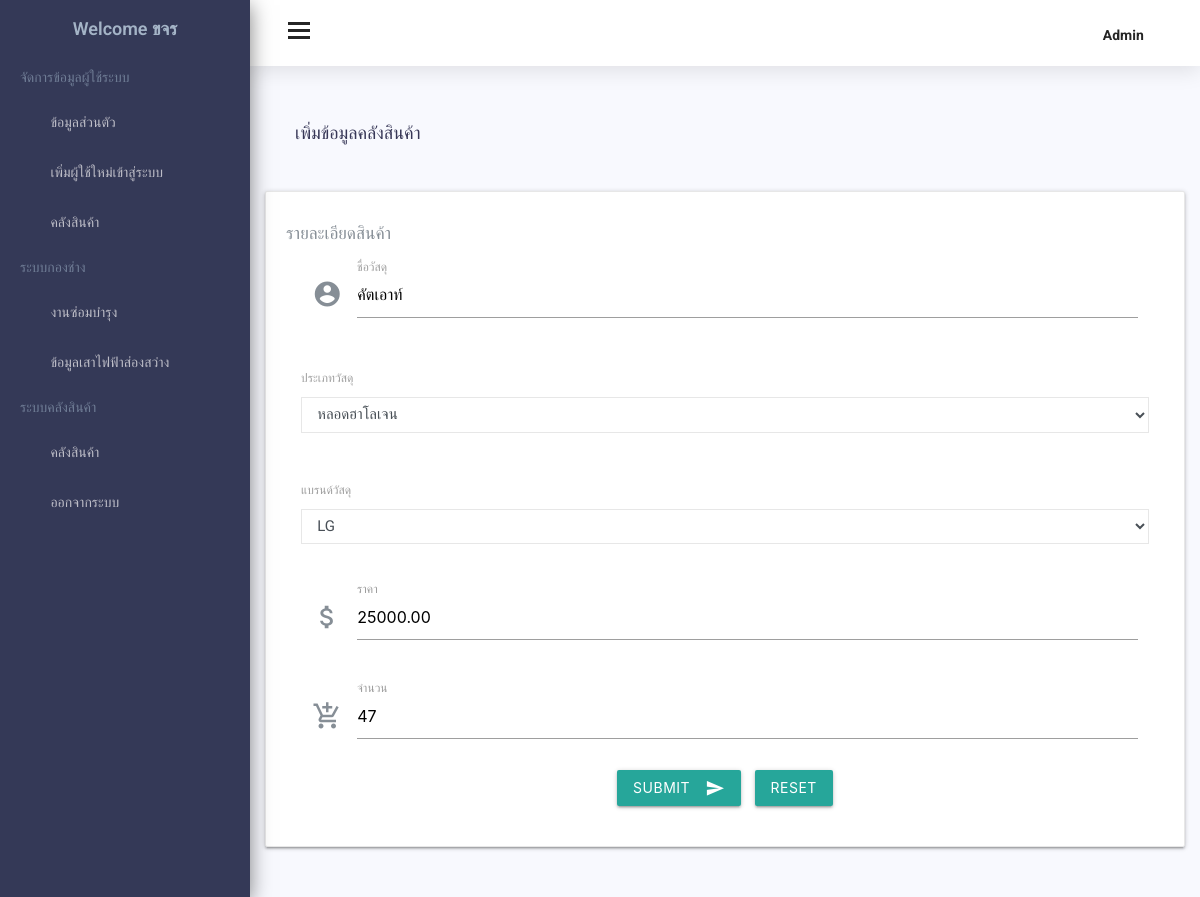
/updatewarehouse.php?stuff_id=5 (signed in), run on the app's committed database.
### tables this page shows
CREATE TABLE `member` (
  `member_id` int(3) UNSIGNED ZEROFILL NOT NULL,
  `member_email` varchar(25) NOT NULL,
  `Password` varchar(20) NOT NULL,
  `conPassword` varchar(20) NOT NULL,
  `member_fname` varchar(30) NOT NULL,
  `member_lname` varchar(30) NOT NULL,
  `member_gender` varchar(4) NOT NULL,
  `member_birthdate` date NOT NULL,
  `member_age` int(2) NOT NULL,
  `member_id_card` char(13) NOT NULL,
  `member_tel` char(11) NOT NULL,
  `member_typeid` int(1) NOT NULL,
  `member_pic` varchar(30) DEFAULT NULL,
  `member_status` char(1) NOT NULL DEFAULT '1'
);

CREATE TABLE `warehouse` (
  `stuff_id` int(5) NOT NULL,
  `stuff_name` varchar(30) NOT NULL,
  `stuff_type` int(2) NOT NULL,
  `stuff_brand` int(2) NOT NULL,
  `stuff_date` date NOT NULL,
  `stuff_price` decimal(7,2) NOT NULL,
  `stuff_amount` int(5) NOT NULL,
  `member_id` int(3) UNSIGNED ZEROFILL NOT NULL
);

### api_retreievewarehousebyid.php (called while the page is built, shortened)
<?php
include("connect.php");
$stuff_id = $_GET['stuff_id'];
$sqlwarehouse = "SELECT * FROM warehouse WHERE stuff_id = $stuff_id";
$resultwarehouse = $conn->query($sqlwarehouse);
?>

### updatewarehouse.php (the view, shortened to what this page needs)
<?php
include("api_retreievewarehousebyid.php");
$con = mysqli_connect("db", "root", "root", "electricity");
mysqli_set_charset($con, 'utf8');
$strSQL = "SELECT * FROM member WHERE member_id = '" . $_SESSION['member_id'] . "' ";
$objQuery = $con->query($strSQL);
$objResult = mysqli_fetch_assoc($objQuery);
$warehouse = mysqli_fetch_assoc($resultwarehouse);
?>
<!DOCTYPE html>
<html lang="en">
<head>
    <link href="assets/css/lib/calendar2/pignose.calendar.min.css" rel="stylesheet">
    <link href="assets/css/lib/chartist/chartist.min.css" rel="stylesheet">
    <link href="assets/css/lib/font-awesome.min.css" rel="stylesheet">
    <link href="assets/css/lib/themify-icons.css" rel="stylesheet">
    <link href="assets/css/lib/owl.carousel.min.css" rel="stylesheet" />
    <link href="assets/css/lib/owl.theme.default.min.css" rel="stylesheet" />
    <link href="assets/css/lib/weather-icons.css" rel="stylesheet" />
    <link href="assets/css/lib/menubar/sidebar.css" rel="stylesheet">
    <link href="assets/css/lib/bootstrap.min.css" rel="stylesheet">
    <link href="assets/css/lib/helper.css" rel="stylesheet">
    <link href="assets/css/style.css" rel="stylesheet">
    <link rel="stylesheet" href="https://cdnjs.cloudflare.com/ajax/libs/materialize/1.0.0/css/materialize.min.css">
</head>
<body>
    <div class="sidebar sidebar-hide-to-small sidebar-shrink sidebar-gestures">
        <div class="nano">
            <div class="nano-content">
                <ul>
                    <div class="logo"><a href="admin_profile.php">
                            <span><span>Welcome </span>
                                <?php echo $objResult["member_fname"]; ?>
                            </span></a>
                    </div>
                    <li class="label">จัดการข้อมูลผู้ใช้ระบบ</li>
                    <li><a href="admin_profile.php"><i class="ti-user"></i> ข้อมูลส่วนตัว </a></li>
                    <li><a href="admin_register.php"><i class="ti-comments-smiley"></i> เพิ่มผู้ใช้ใหม่เข้าสู่ระบบ </a></li>
                    <li><a href="admin_warehouse.php"><i class="ti-comments-smiley"></i> คลังสินค้า </a></li>
                    <li class="label">ระบบกองช่าง</li>
                    <li><a class="sidebar-sub-toggle"><i class="ti-bar-chart-alt"></i> งานซ่อมบำรุง <span class="sidebar-collapse-icon ti-angle-down"></span></a>
                    </li>
                    <li><a href="app-event-calender.html"><i class="ti-calendar"></i> ข้อมูลเสาไฟฟ้าส่องสว่าง </a></li>
                    <li class="label">ระบบคลังสินค้า</li>
                    <li><a class="sidebar-sub-toggle"><i class="ti-bar-chart-alt"></i> คลังสินค้า <span class="sidebar-collapse-icon ti-angle-down"></span></a>
                    <li><a href="logout.php"><i class="ti-close"></i> ออกจากระบบ</a></li>
                </ul>
            </div>
        </div>
    </div>
    <div class="header">
        <div class="container-fluid">
            <div class="row">
                <div class="col-lg-12">
                    <div class="float-left">
                        <div class="hamburger sidebar-toggle">
                            <span class="line"></span>
                            <span class="line"></span>
                            <span class="line"></span>
                        </div>
                    </div>
                    <div class="float-right">
                        <li class="header-icon dib">
                            <span class="user-avatar">
                                <?php
                                if ($member_typeid = 1) {
                                    echo "Admin";
                                } elseif ($member_typeid = 2) {
                                    echo "Supervisor";
                                } elseif ($member_typeid = 2) {
                                    echo "Palad";
                                } else {
                                    echo "Administrator";
                                }
                                ?>
                                <i class="ti-angle-down f-s-10"></i>
                            </span>
                        </li>
                    </div>
                </div>
            </div>
        </div>
    </div>
    <div class="content-wrap">
        <div class="main">
            <div class="container-fluid">
                <div class="row">
                    <div class="col-lg-8 p-r-0 title-margin-right">
                        <div class="page-header">
                            <div class="page-title">
                                <h1>เพิ่มข้อมูลคลังสินค้า <span> </span></h1>
                            </div>
                        </div>
                    </div>
                </div>
                <form action="api_updatewarehouse.php" method="post" name="form1">
                    <div class="card">
                        <div class="card-title">
                            <h6>รายละเอียดสินค้า</h6>
                            <div class="row" style="margin-bottom:0px;">
                                <div class="col-lg-12">
                                    <div class="input-field col s12">
                                        <i class="material-icons prefix">account_circle</i>
                                        <input class="fname" type="text" name="stuff_name" value="<?php echo $warehouse['stuff_name'] ?>" required />
                                        <label for="icon_prefix">ชื่อวัสดุ</label>
                                    </div>
                                </div>
                            </div>
                            <div class="row">
                                <div class="col-lg-12">
                                    <label>ประเภทวัสดุ</label>
                                    <select name="stuff_type" class="form-control">
                                        <option value="3" <?php echo ($warehouse['stuff_type'] == 3 ? "selected" : "") ?>>หลอดฮาโลเจน</option>
                                    </select>
                                </div>
                            </div>
                            <div class="row">
                                <div class="col-lg-12">
                                    <label>แบรนด์วัสดุ</label>
                                    <select name="stuff_brand" class="form-control">
                                        <option value="1" <?php echo ($warehouse['stuff_brand'] == 1 ? "selected" : "") ?>>LG</option>
                                    </select>
                                </div>
                            </div>
                            <div class="row" style="margin-bottom:0px;">
                                <div class="col-lg-12">
                                    <div class="input-field col s12">
                                        <i class="material-icons prefix">attach_money</i>
                                        <input name="stuff_price" class="fname" type="text" value="<?php echo $warehouse['stuff_price']; ?>" required />
                                        <label for="icon_prefix">ราคา</label>
                                    </div>
                                </div>
                            </div>
                            <div class="row" style="margin-bottom:0px;">
                                <div class="col-lg-12">
                                    <div class="input-field col s12">
                                        <i class="material-icons prefix">add_shopping_cart</i>
                                        <input name="stuff_amount" class="fname" type="text" value="<?php echo $warehouse['stuff_amount']; ?>" required />
                                        <label for="icon_prefix">จำนวน</label>
                                    </div>
                                </div>
                            </div>
                        </div>
                        <div class="row">
                            <div class="col-s-3">
                                <button class="btn waves-effect waves-light" type="submit" name="action">Submit
                                    <i class="material-icons right">send</i>
                                </button>
                            </div> &nbsp;&nbsp;&nbsp;&nbsp;
                            <div class="col-s-3">
                                <button class="btn waves-effect waves-light" type="reset" name="action"> Reset
                                </button>
                            </div>
                        </div>
                </form>
            </div>
            <div class="row">
                <div class="col-lg-12">
                </div>
            </div>
        </div>
    </div>
</body>
</html>

### data on the page
member: member_fname "ขจร"
warehouse: stuff_name "คัตเอาท์", stuff_type "หลอดฮาโลเจน", stuff_brand "LG", stuff_price "25000.00", stuff_amount "47"
